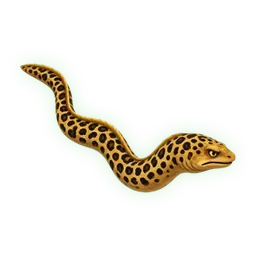
#> input picture assets/items/fish_eel.webp, 256 x 256 px, given in place of fish_eel.webp_overlay.png, which was not available
$ python ovl.py ../../assets/items/fish_eel.webp ../../assets/items/fish_koi.webp
#> lines starting #> are read from the running program, lines starting #| are printed output that depends on the picture
# overlay crops with a town-local grid: python3 ovl.py PREFIX OUTDIR  (writes PREFIX_overlay_grid.png + _w / _e halves)
import sys
from PIL import Image, ImageDraw
pre, out = sys.argv[1], sys.argv[2]; lx0, lx1, lz0 = -186, 196, -80
im = Image.open(pre + '_overlay.png').convert('RGB'); W, H = im.size; s = W / (lx1 - lx0); d = ImageDraw.Draw(im)
#> after `im = Image.open(pre + '_overlay.png').convert('RGB')`:
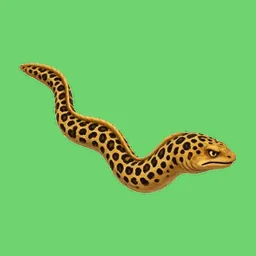
#> im: PIL image 256x256 RGB; mean R, G, B 114.4, 198, 104.2
#> after `W, H = im.size`: W = 256; H = 256
#> after `s = W / (lx1 - lx0)`: s = 0.67
for lx in range(-180, 200, 20): x = (lx - lx0) * s; d.line([(x, 0), (x, H)], fill=(0, 0, 0), width=1); d.text((x + 2, 2), str(lx), fill=(0, 0, 0))
for lz in range(-80, 65, 10): y = (lz - lz0) * s; d.line([(0, y), (W, y)], fill=(0, 0, 0), width=1); d.text((2, y + 2), str(lz), fill=(0, 0, 0))
d.text((W - 520, H - 14), 'grey solid  red collider(+0.45 body)  magenta WALK-THROUGH  blue INVISIBLE wall  lz+ = sea', fill=(0, 0, 0))
im.save(pre + '_overlay_grid.png'); im.crop((0, 0, W // 2, H)).save(out + '/ov_w.png'); im.crop((W // 2, 0, W, H)).save(out + '/ov_e.png')
#> after `im.save(pre + '_overlay_grid.png')`:
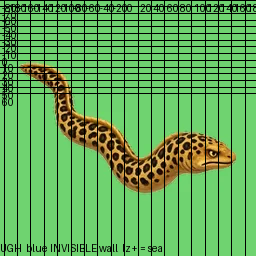
#> saved as fish_eel.webp_overlay_grid.png: PIL image 256x256 RGB; mean R, G, B 97.8, 168.2, 88.4
#> after `im.save(pre + '_overlay_grid.png')`:
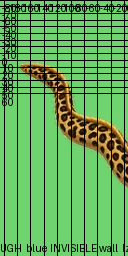
#> saved as ov_w.png: PIL image 128x256 RGB; mean R, G, B 95.5, 165.8, 87.4
#> after `im.save(pre + '_overlay_grid.png')`:
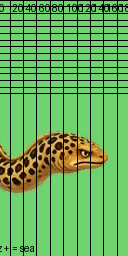
#> saved as ov_e.png: PIL image 128x256 RGB; mean R, G, B 100.1, 170.6, 89.5
